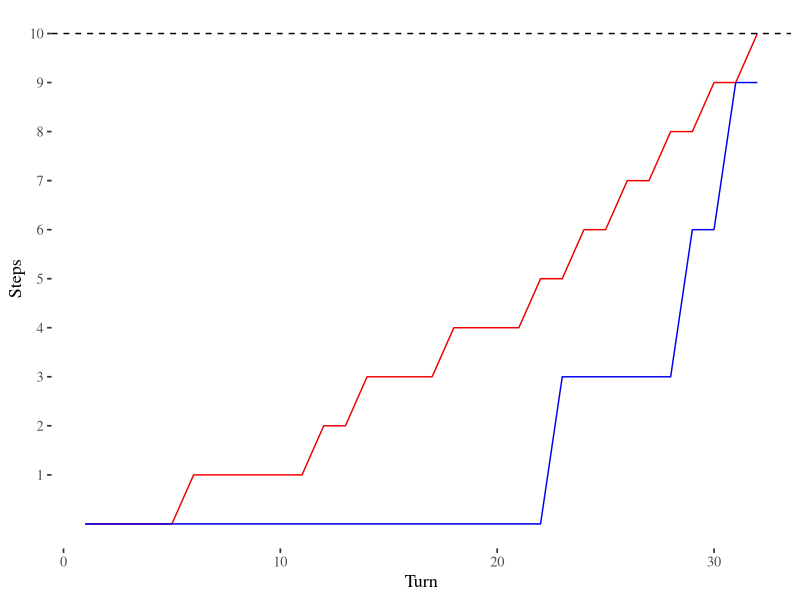
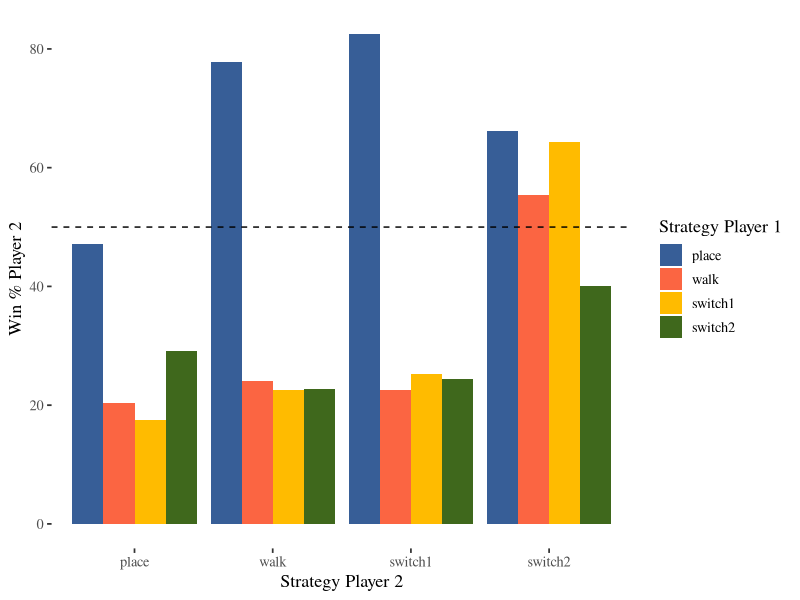

Source code (R) for these figures, in order:
## ---- chunk 1
library(knitr)
opts_chunk$set(echo = FALSE,
               eval = FALSE, 
               out.width="600px", 
               dpi=400, 
               warning = FALSE)

library(ggplot2)
library(ggthemes)
library(dplyr)
## ---- chunk 2
#TODO

#- theme_tufte text too small, font sucks
#- other ideas section
#- some key R code. replicate()
## ---- chunk 3

roll_die <- function(){
  sample(1:6, 1)
}


walk <- function(players, k, steps){
  
  players[k] <- players[k] + steps
  
return(players)
}

# n = number tiles to add
# k = player
# side = die side
add_tile <- function(n, k, side, die){

  die[[side]][k] <- die[[side]][k] + n
  
return(die)
}



play_game <- function(planklength = 10, maxtiles = 4, 
                      strategy=c("walk","place"),
                      cutoff = 2  # only used for 'switch' strategy
                      ){
  
  if(length(strategy) != 2)stop("Strategy must be vector of two (walk or place)")
  
  # Init
  die <- rep(list(c(0,0)), 6)
  players <- c(0,0)
  out <- list()
  
  while(max(players) < planklength){
    
    for(k in 1:2){
      
      other_player <- setdiff(1:2, k)
      
      side <- roll_die()
      tiles <- die[[side]]
      
      # No tiles for opponent - always add a tile.
      if(tiles[other_player] == 0 && tiles[k] < maxtiles){
        die <- add_tile(1, other_player, side, die)
      }
      
      # Side maxed out - always walk.
      if(sum(tiles) == maxtiles){
        
        # Always walk
        players <- walk(players, other_player, tiles[other_player])
        
      # Otherwise, 
      # If tiles present from other player, decide!
      } else if(tiles[other_player] > 0){
        
        # - Always walk
        if(strategy[k] == "walk"){
          players <- walk(players, other_player, tiles[other_player])
        }
        
        # - Always place
        if(strategy[k] == "place"){
          die <- add_tile(1, other_player, side, die)
        }
        
        if(strategy[k] == "switch1"){
          strategy[k] <- "switch"
          cutoff <- 1
        }
        if(strategy[k] == "switch2"){
          strategy[k] <- "switch"
          cutoff <- 2
        }
        
        # - Switch from placing to walking if tiles >= cutoff
        if(strategy[k] == "switch"){
          
          if(tiles[other_player] >= cutoff){
            players <- walk(players, other_player, tiles[other_player])
          } else {
            die <- add_tile(1, other_player, side, die)  
          }
          
        }
      }
      
     out <- c(out, list(players)) 
    }
      
  }
  
  out <- as.data.frame(do.call(rbind, out))
  #print(die)
  return(out)
}
## ---- chunk 4
set.seed(2)
game <- play_game(strategy=c("place","walk"))
game$turn <- 1:nrow(game)

ggplot(game, aes(x=turn, y=V1)) + 
  geom_line(col="red2") +
  geom_line(aes(x=turn, y=V2), col="blue2") +
  ggthemes::theme_tufte(base_size=13) +
  geom_hline(yintercept=10, lty=2) +
  labs(x="Turn", y="Steps") + 
  scale_y_continuous(breaks=1:10)

## ---- chunk 5
strategies <- c("walk","place","switch1","switch2")
strat_df <- as.matrix(expand.grid(strategies, strategies))

n <- 1000

out <- vector(mode = "list", length=nrow(strat_df))
for(i in 1:nrow(strat_df)){
  out[[i]] <- replicate(n, play_game(strategy=strat_df[i,]), simplify=FALSE)
}

# With unequal strategies, who wins?
winner <- function(game){
  unname(which.min(game[nrow(game),]))
}

win_table <- function(games){
  wins <- sapply(games, winner)
  table(wins, dnn = "Win%") * 100 / length(wins)
}

result <- cbind(strat_df,
                data.frame(do.call(rbind, lapply(out, win_table))),
                stringsAsFactors=FALSE
                ) %>% 
  rename(Strategy_player1 = Var1, 
                 Strategy_player2 = Var2,
                 Win_player1 = X1,
                 Win_player2 = X2) %>% 
  mutate(Strategy_player1 = factor(Strategy_player1, levels=c("place","walk","switch1","switch2")),
         Strategy_player2 = factor(Strategy_player2, levels=c("place","walk","switch1","switch2")))
         

## ---- chunk 6
cols <- c("#375E97","#FB6542","#FFBB00","#3F681C")
ggplot(result, aes(Strategy_player2, Win_player2)) +
  geom_bar(aes(fill=Strategy_player1), stat="identity", position="dodge") +
  scale_fill_manual(values=cols) +
  ggthemes::theme_tufte(base_size=13)  +
  geom_hline(yintercept=50, lty=2) +
  labs(x="Strategy Player 2", y="Win % Player 2", fill="Strategy Player 1")
